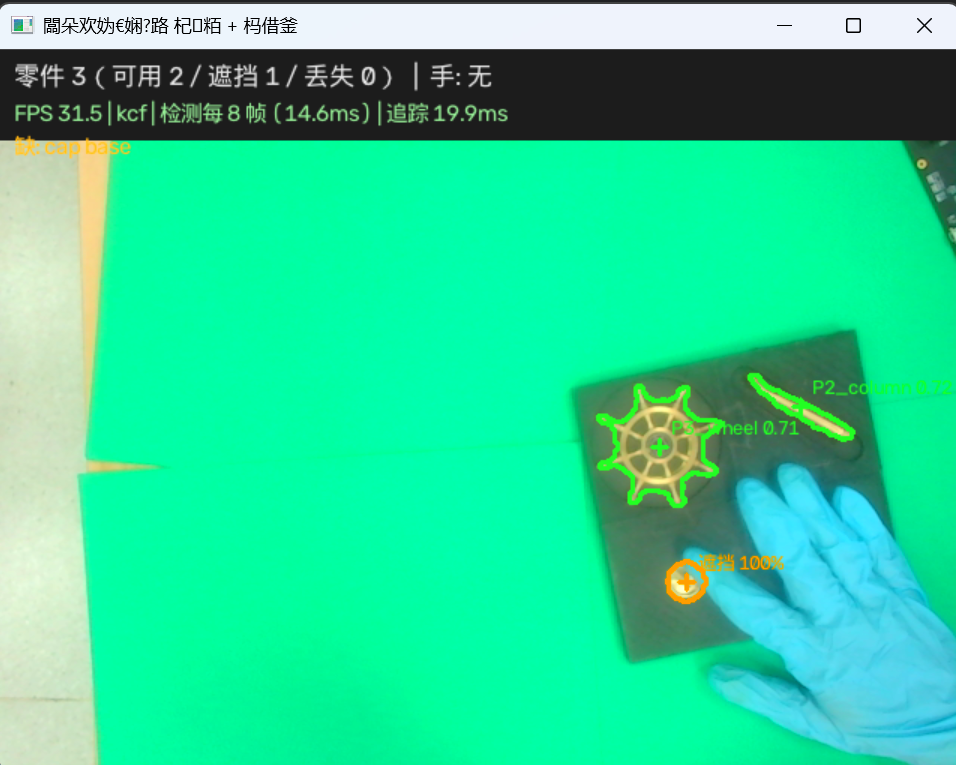
#> input picture assembly_vision/data/refs/glove_miss.png, 956 x 765 px
$ python fix_glove_fragments.py
#> lines starting #> are read from the running program, lines starting #| are printed output that depends on the picture; after the words box and inside, x2 and y2 are one past the last pixel; in counts of white or black regions, pixels touching at a corner belong together
### assembly_vision/assemvision/config.py
# -*- coding: utf-8 -*-
"""配置加载：YAML 优先，没装 PyYAML 时自动退回 JSON（同名 .json）。

用法：
    cfg = load_config("config/camera.yaml")
    cfg.get("capture.fourcc")            # -> 'MJPG'
    cfg.get("ui.panel_ratio", 0.2)       # 带默认值
"""
from __future__ import annotations

import json
import os
from typing import Any, Dict, Optional

_UNSET = object()


class Config:
    """给嵌套 dict 加一点便利访问，不改变原始结构。"""

    def __init__(self, data: Optional[Dict[str, Any]] = None, path: str = "") -> None:
        self.data: Dict[str, Any] = data or {}
        self.path = path

    # ---------- 读取 ----------
    def get(self, dotted: str, default: Any = _UNSET) -> Any:
#> called with dotted = 'segment'
        cur: Any = self.data
        for key in dotted.split("."):
            if isinstance(cur, dict) and key in cur:
                cur = cur[key]
            else:
                if default is _UNSET:
                    raise KeyError("配置项不存在: %s（文件 %s）" % (dotted, self.path))
                return default
        return cur

    def __getitem__(self, dotted: str) -> Any:
        return self.get(dotted)

    # [18 lines left out: functions __contains__, set, not called in this run]

    def update(self, other: "Config") -> None:
        _deep_update(self.data, other.data)

    # [14 lines left out: function save, not called in this run]

    def __repr__(self) -> str:
        return "Config(%s)" % (self.path or "<inline>")


def _import_yaml():
    try:
        import yaml  # type: ignore
        return yaml
    except ImportError:
        return None


# [6 lines left out: function _deep_update, not called in this run]


def load_config(path: str, required: bool = True) -> Config:
    """加载配置。.yaml 需要 PyYAML；没有就尝试同目录同名 .json。"""
    if not os.path.exists(path):
        alt = os.path.splitext(path)[0] + ".json"
        if os.path.exists(alt):
            path = alt
        elif required:
            raise FileNotFoundError("配置文件不存在: %s（也没有 %s）" % (path, alt))
        else:
            return Config({}, path)

    if path.lower().endswith((".yaml", ".yml")):
        yaml = _import_yaml()
        if yaml is None:
            alt = os.path.splitext(path)[0] + ".json"
            if os.path.exists(alt):
                with open(alt, "r", encoding="utf-8") as f:
                    return Config(json.load(f), alt)
            raise ImportError(
                "读取 %s 需要 PyYAML。请执行：pip install PyYAML\n"
                "或者把配置改成同名 .json 文件。" % path)
        with open(path, "r", encoding="utf-8") as f:
            data = yaml.safe_load(f) or {}
    else:
        with open(path, "r", encoding="utf-8") as f:
            data = json.load(f)

    return Config(data, path)


# [7 lines left out: function merge, not called in this run]

### assembly_vision/assemvision/imgio.py
# -*- coding: utf-8 -*-
"""兼容中文路径的图片读写。

★ 为什么需要这个：OpenCV 在 Windows 上用窄字符 API 打开文件，路径里只要有中文，
  cv2.imread / cv2.imwrite 就会**静默失败**（不抛异常，只是返回 None / 返回 False）。
  本项目的目录名是中文，所以全项目统一走这里的函数。

Linux（树莓派）本来没问题，用这个也不会有额外代价。
"""
from __future__ import annotations

import os
from typing import Optional, Sequence

import cv2
import numpy as np


def imread_safe(path: str, flags: int = cv2.IMREAD_COLOR) -> Optional[np.ndarray]:
    """读图，支持中文路径。失败返回 None。"""
#> called with flags = 1
    try:
        buf = np.fromfile(path, dtype=np.uint8)
    except OSError:
        return None
    if buf.size == 0:
        return None
    img = cv2.imdecode(buf, flags)
#> img is the input picture: shape (765, 956, 3); mean B, G, R 150.8, 210.1, 46.3
    return img


# [67 lines left out: functions imwrite_safe, videowriter_safe, not called in this run]

### assembly_vision/tools/fix_glove_fragments.py
# -*- coding: utf-8 -*-
r"""修「手指碎成多块 -> 被 min_area_px 整只滤掉」的问题 —— 先量再改。

★ 实测（tools/measure_glove_area.py）：
    有手帧在 640x480 下的未过滤连通域: [(613,1.33), (502,2.04), (383,1.29), (278,1.27)]
    **手指碎成 4~5 块，没有一块超过 min_area_px=3000**
    -> 整只手被滤掉 -> glove_bbox=None -> 界面显示「手: 无」
    （但 glove_mask 仍在，所以**遮挡判定一直是对的**，只有显示受影响）
★ 而 6 个无手帧的未过滤最大蓝块 = **0 px**（一个蓝像素都没有）。

★ 所以正确修法是**两步**：
    ① 形态学**闭运算**把手指碎块连成一块（glove.morph_close 现在只有 5）
    ② 再把 min_area_px 降到与"连成一块后的手"匹配的量级
  本工具扫这两维，给出既有余量又不误检的组合。
"""
from __future__ import annotations

import os
import sys

import numpy as np

ROOT = r"D:\university resource\大三上\视觉\assembly_vision"
sys.path.insert(0, ROOT)

import cv2                                                        # noqa: E402
from assemvision.config import load_config                        # noqa: E402
from assemvision.core.segment import Segmenter                    # noqa: E402
from assemvision.imgio import imread_safe                         # noqa: E402

wp = load_config(os.path.join(ROOT, "config", "workpiece.yaml"))
g = dict((wp.get("segment", {}) or {}).get("glove", {}) or {})


def load(name, w=640):
    img = imread_safe(os.path.join(ROOT, "data", "refs", name))
    if img is None:
        return None
    if img.shape[1] != w:
        img = cv2.resize(img, (w, int(round(img.shape[0] * w / img.shape[1]))),
                         interpolation=cv2.INTER_AREA)
#> img: shape (512, 640, 3)
    return img


HAND = load("glove_miss.png")
CLEAN = [x for x in (load(n) for n in ("assembly_choice.png", "now_raw.png",
                                       "tray_empty.png", "slot_check.png",
                                       "asm_raw.png", "assembly_left_check.png"))
         if x is not None]
#> call 2 of imread_safe, with flags = 1
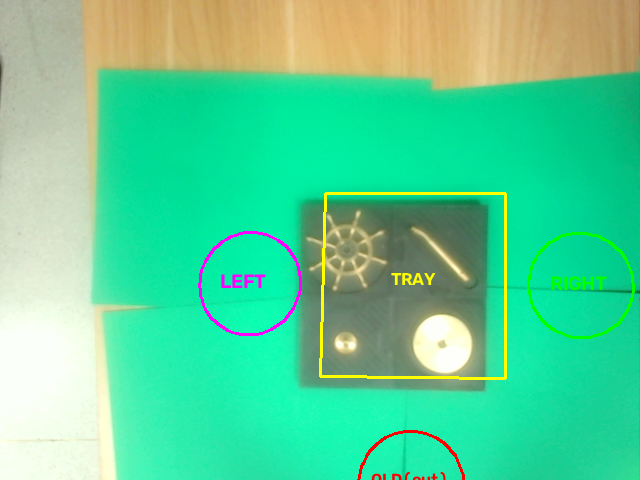
#> input picture assembly_vision/data/refs/assembly_choice.png, 640 x 480 px
#> in imread_safe, img is the input picture: shape (480, 640, 3); mean B, G, R 151.2, 208.8, 90.4
#> call 3 of imread_safe, with flags = 1
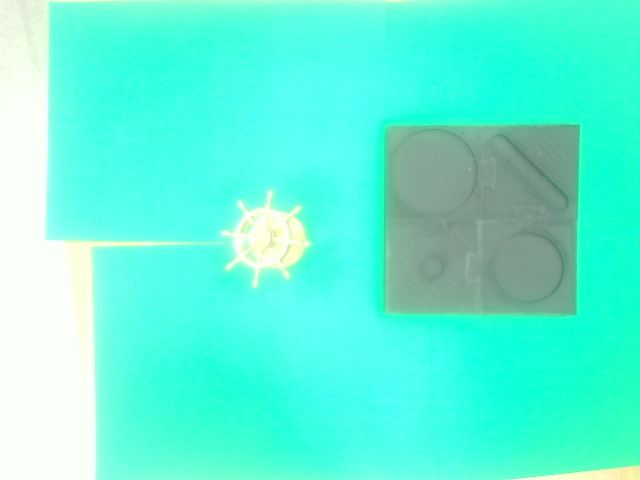
#> input picture assembly_vision/data/refs/now_raw.png, 640 x 480 px
#> in imread_safe, img is the input picture: shape (480, 640, 3); mean B, G, R 217.2, 244, 96.6
#> call 4 of imread_safe, with flags = 1
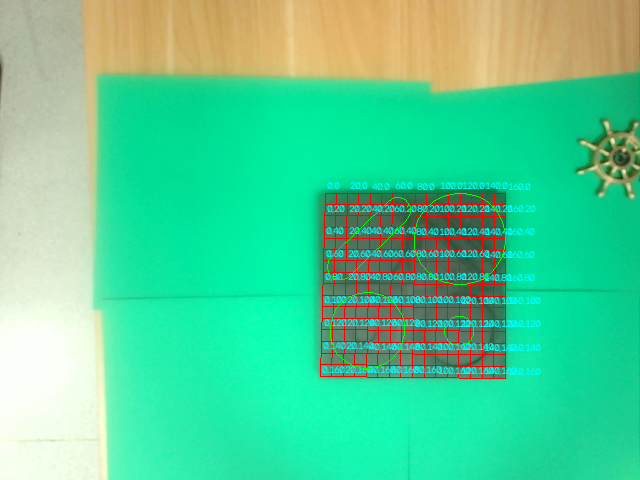
#> input picture assembly_vision/data/refs/tray_empty.png, 640 x 480 px
#> in imread_safe, img is the input picture: shape (480, 640, 3); mean B, G, R 150.3, 206.3, 85.1
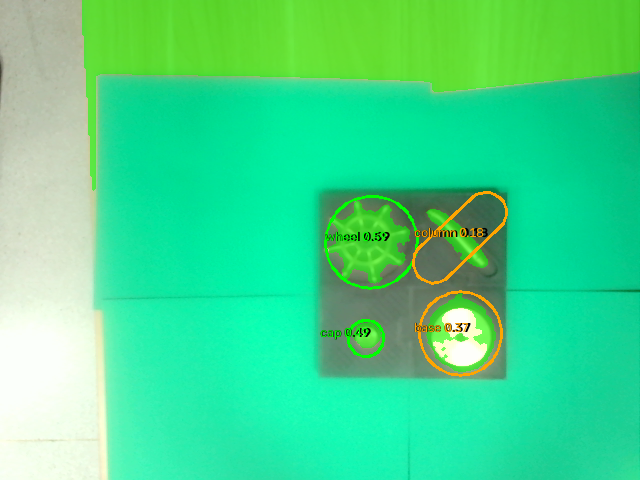
#> input picture assembly_vision/data/refs/slot_check.png, 640 x 480 px
#> in imread_safe, img is the input picture: shape (480, 640, 3); mean B, G, R 140.8, 217.4, 68.6
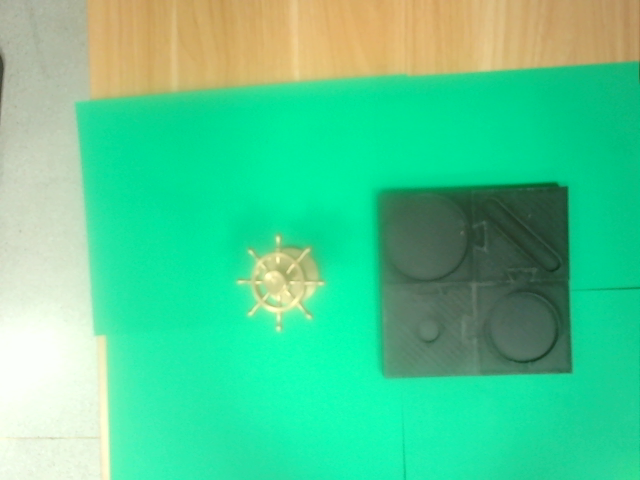
#> input picture assembly_vision/data/refs/asm_raw.png, 640 x 480 px
#> in imread_safe, img is the input picture: shape (480, 640, 3); mean B, G, R 148, 203.9, 81.8
print("  有手帧 %s ；无手帧 %d 张" % (HAND.shape[:2], len(CLEAN)))
#|   有手帧 (512, 640) ；无手帧 5 张


def largest_after(img, close_k, min_area):
    """按给定的形态学核与面积闸门，返回 (最大块面积, 块数, bbox)。"""
    hsv = cv2.cvtColor(img, cv2.COLOR_BGR2HSV)
    H, S, V = hsv[:, :, 0].astype(int), hsv[:, :, 1].astype(int), hsv[:, :, 2].astype(int)
    m = ((H >= int(g["h_min"])) & (H <= int(g["h_max"])) &
         (S >= int(g["s_min"])) & (V >= int(g["v_min"]))).astype(np.uint8) * 255
    if int(g.get("morph_open", 3)) > 0:
        k = cv2.getStructuringElement(cv2.MORPH_ELLIPSE, (int(g["morph_open"]),) * 2)
        m = cv2.morphologyEx(m, cv2.MORPH_OPEN, k)
    if close_k > 0:
        k = cv2.getStructuringElement(cv2.MORPH_ELLIPSE, (close_k, close_k))
        m = cv2.morphologyEx(m, cv2.MORPH_CLOSE, k)
    n, lab, stats, _ = cv2.connectedComponentsWithStats(m, 8)
    best = (0, (0, 0, 0, 0))
    cnt = 0
    for i in range(1, n):
        a = int(stats[i, cv2.CC_STAT_AREA])
        if a < min_area:
            continue
        cnt += 1
        if a > best[0]:
            best = (a, (int(stats[i, cv2.CC_STAT_LEFT]), int(stats[i, cv2.CC_STAT_TOP]),
                        int(stats[i, cv2.CC_STAT_WIDTH]), int(stats[i, cv2.CC_STAT_HEIGHT])))
    return best[0], cnt, best[1]


print()
print("═" * 92)
print("  ① 闭运算核大小 对「手指连成一块」的效果（min_area 暂设 200 只看连通性）")
print("═" * 92)
print("  %-10s %-14s %-14s %s" % ("闭运算核", "最大块面积", "块数", "bbox"))
print("  " + "-" * 60)
for ck in (0, 5, 9, 15, 21, 31):
    a, c, bb = largest_after(HAND, ck, 200)
    print("  %-10s %-14d %-14d %s" % (ck if ck else "(不闭)", a, c, bb))
#> this loop made 6 passes
#> (n in largest_after, a, c, bb) on passes 1 to 5: (42, 450, 3, (603, 470, 36, 23)), (24, 638, 4, (603, 461, 37, 33)), (9, 2225, 2, (568, 425, 72, 74)), (6, 2629, 2, (568, 425, 72, 74)), (4, 3219, 2, (561, 425, 79, 74))
#> (n in largest_after, stats in largest_after, a, c) on pass 6: (2, [[0, 0, 640, 512, 321281], [537, 336, 103, 163, 6399]], 6399, 1)
#|   (不闭)       450            3              (603, 470, 36, 23)
#|   5          638            4              (603, 461, 37, 33)
#|   9          2225           2              (568, 425, 72, 74)
#|   15         2629           2              (568, 425, 72, 74)
#|   21         3219           2              (561, 425, 79, 74)
#|   31         6399           1              (537, 336, 103, 163)
#> pass 1, in largest_after, `H, S, V = hsv[:, :, 0].astype(int), hsv[:, :, 1].astype(int), hsv[:, :..`:
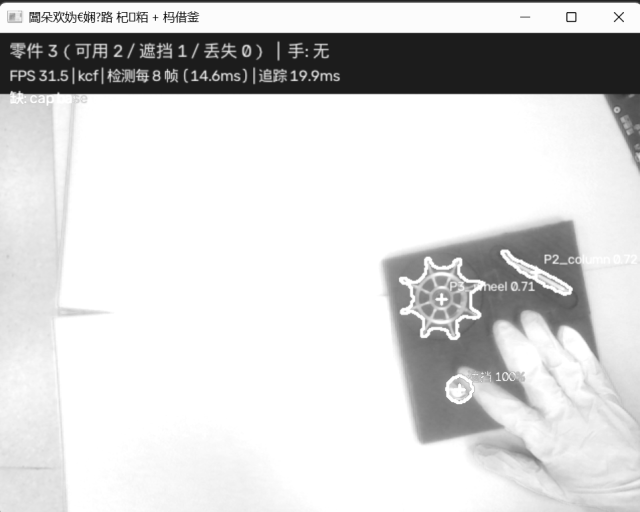
#> V: shape (512, 640) int64; min 2, max 255, mean 212.2

print()
print("═" * 92)
print("  ② 扫 (闭运算核, min_area_px)：有手要检出、无手要 0")
print("═" * 92)
print("  %-12s %-12s %-16s %s" % ("闭运算核", "min_area_px", "有手最大块", "无手最大块(应=0)"))
print("  " + "-" * 70)
for ck in (9, 15, 21):
    for ma in (400, 800, 1200, 1500, 2000):
        ah, _c, _b = largest_after(HAND, ck, ma)
        ac = 0
        for im in CLEAN:
            a2, _c2, _b2 = largest_after(im, ck, ma)
            ac = max(ac, a2)
        flag = "✓" if (ah > 0 and ac == 0) else ("★ 漏手" if ah == 0 else "★ 误检")
        print("  %-12d %-12d %-16d %-16d %s" % (ck, ma, ah, ac, flag))
#> this loop made 3 passes
#> pass 1, in largest_after (call 7), `m = cv2.morphologyEx(m, cv2.MORPH_CLOSE, k)`:
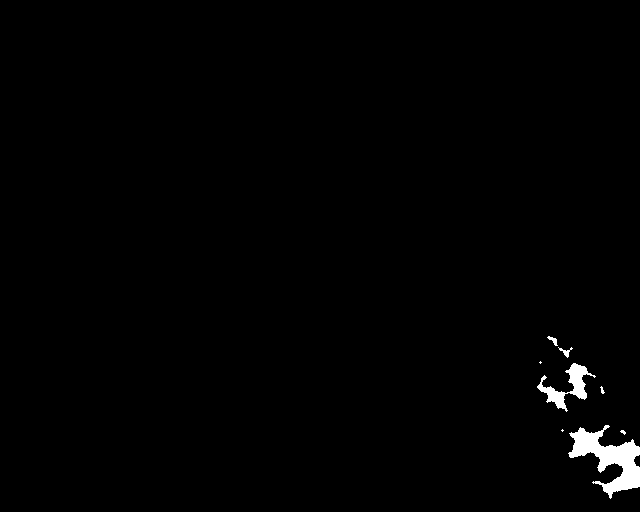
#> m: shape (512, 640); 0.99% white; 8 white regions (3 under 20 px), largest, box (x1, y1, x2, y2) and area: (568, 425, 640, 499) 2225, (537, 363, 596, 412) 870, (558, 347, 573, 358) 54, (547, 336, 558, 346) 46, (600, 386, 605, 394) 20

print()
print("  ★ 判读：选「有手最大块 > 0」且「无手最大块 = 0」的组合，且留足余量。")
